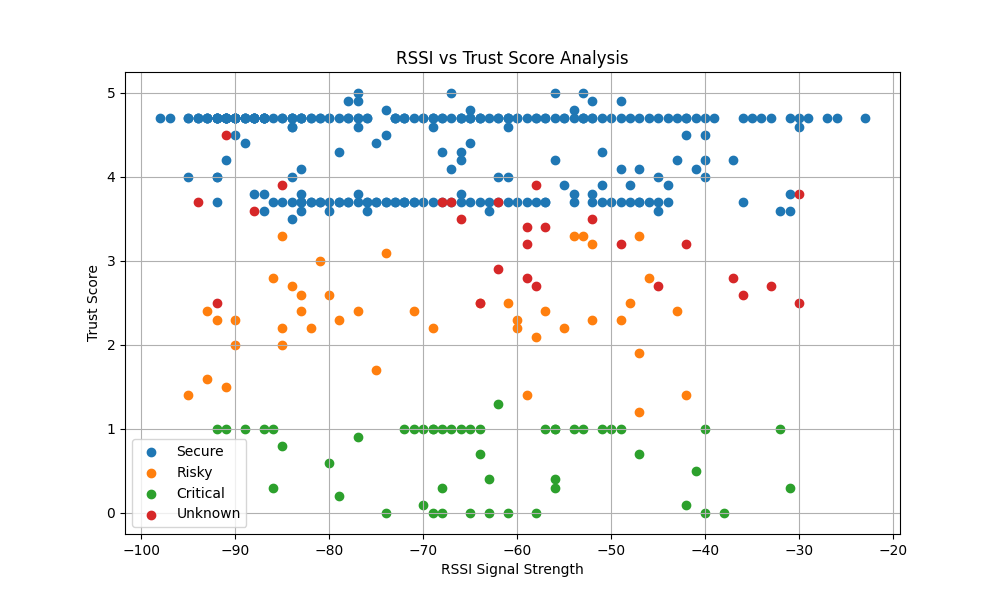

Write the Python code that produced this figure.
import os
import sys

# -----------------------------------------
# ADD PROJECT ROOT TO PYTHON PATH
# -----------------------------------------

BASE_DIR = os.path.dirname(
    os.path.dirname(os.path.abspath(__file__))
)

sys.path.append(BASE_DIR)

# -----------------------------------------
# DJANGO SETUP
# -----------------------------------------

os.environ.setdefault(
    "DJANGO_SETTINGS_MODULE",
    "airfence.settings"
)

import django
django.setup()

# -----------------------------------------
# IMPORTS
# -----------------------------------------

import matplotlib.pyplot as plt

from scanner.models import NetworkObservation

# -----------------------------------------
# FETCH UNIQUE DATA
# -----------------------------------------

observations = (
    NetworkObservation.objects
    .values(
        "rssi",
        "trust_score",
        "classification",
        "access_point__bssid"
    )
    .distinct()
)

# -----------------------------------------
# PREPARE DATA
# -----------------------------------------

x_secure = []
y_secure = []

x_risky = []
y_risky = []

x_critical = []
y_critical = []

x_unknown = []
y_unknown = []

# -----------------------------------------
# CLASSIFY POINTS
# -----------------------------------------

for obs in observations:

    rssi = obs["rssi"]
    trust = obs["trust_score"]
    classification = obs["classification"]

    if classification == "Secure":
        x_secure.append(rssi)
        y_secure.append(trust)

    elif classification == "Risky":
        x_risky.append(rssi)
        y_risky.append(trust)

    elif classification == "Critical":
        x_critical.append(rssi)
        y_critical.append(trust)

    else:
        x_unknown.append(rssi)
        y_unknown.append(trust)

# -----------------------------------------
# CREATE SCATTER PLOT
# -----------------------------------------

plt.figure(figsize=(10, 6))

plt.scatter(
    x_secure,
    y_secure,
    label="Secure"
)

plt.scatter(
    x_risky,
    y_risky,
    label="Risky"
)

plt.scatter(
    x_critical,
    y_critical,
    label="Critical"
)

plt.scatter(
    x_unknown,
    y_unknown,
    label="Unknown"
)

# -----------------------------------------
# LABELS
# -----------------------------------------

plt.xlabel("RSSI Signal Strength")
plt.ylabel("Trust Score")

plt.title(
    "RSSI vs Trust Score Analysis"
)

plt.legend()

plt.grid(True)

# -----------------------------------------
# SAVE CHART
# -----------------------------------------

output_path = os.path.join(
    BASE_DIR,
    "chart",
    "rssi_vs_trust_scatter.png"
)

plt.savefig(output_path)

print(f"Chart saved to: {output_path}")

plt.close()
